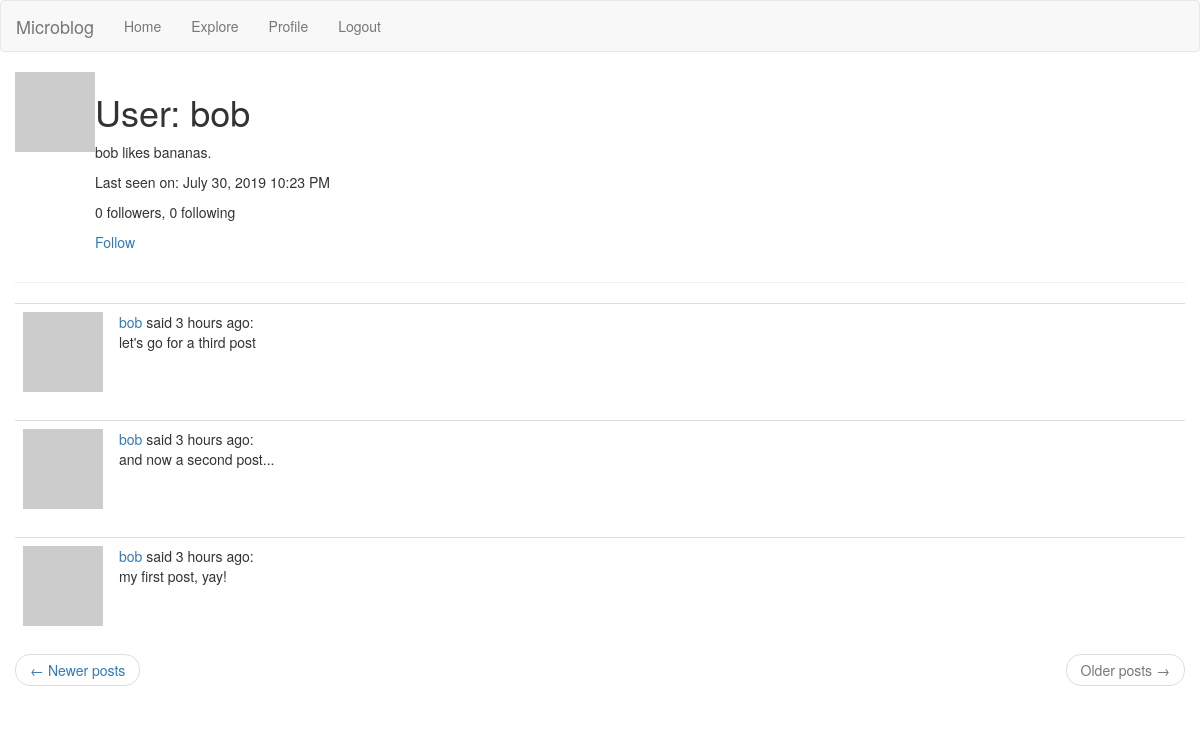
Page /user/bob?page=2 (signed in) on the committed database.
### app/models.py (models this page shows, shortened)
class User(UserMixin, db.Model):
  id = db.Column(db.Integer, primary_key=True)
  username = db.Column(db.String(64), index=True, unique=True)
  email = db.Column(db.String(120), index=True, unique=True)
  password_hash = db.Column(db.String(128))
  posts = db.relationship('Post', backref='author', lazy='dynamic')
  about_me = db.Column(db.String(140))
  last_seen = db.Column(db.DateTime, default=datetime.utcnow)
  followed = db.relationship(
    'User',
    secondary=followers,
    primaryjoin=(followers.c.follower_id == id),
    secondaryjoin=(followers.c.followed_id == id),
    backref=db.backref('followers', lazy='dynamic'),
    lazy='dynamic'
  )
  def avatar(self, size):
    digest = md5(self.email.lower().encode('utf-8')).hexdigest()
    return 'https://www.gravatar.com/avatar/{}?d=identicon&s={}'.format(digest, size)
  def is_following(self, user):
    return self.followed.filter(followers.c.followed_id == user.id).count() > 0

class Post(db.Model):
  id = db.Column(db.Integer, primary_key=True)
  body = db.Column(db.String(140))
  timestamp = db.Column(db.DateTime, index=True, default=datetime.utcnow)
  user_id = db.Column(db.Integer, db.ForeignKey('user.id'))

### app/main/routes.py (the view)
@bp.route('/user/<username>')
@login_required
def user(username):
  user = User.query.filter_by(username=username).first_or_404()
  page = request.args.get('page', 1, type=int)
  posts = user.posts.order_by(Post.timestamp.desc()).paginate(page, current_app.config['POSTS_PER_PAGE'], False)
  next_url = url_for('main.user', username=user.username, page=posts.next_num) if posts.has_next else None
  prev_url = url_for('main.user', username=user.username, page=posts.prev_num) if posts.has_prev else None
  return render_template('user.html', user=user, posts=posts.items, next_url=next_url, prev_url=prev_url)

### app/main/routes.py (called while the page is built)
@bp.before_request
def before_request():
  if current_user.is_authenticated:
    current_user.last_seen = datetime.utcnow()
    db.session.commit()
  g.locale = str(get_locale())

### app/models.py (called while the page is built)
@login.user_loader
def load_user(id):
  return User.query.get(int(id))

### app/templates/user.html
{% extends "base.html" %}
{% block app_content %}
  <table>
    <tr valign="top">
        <td><img src="{{ user.avatar(128) }}"></td>
        <td>
          <h1>{{ _('User') }}: {{ user.username }}</h1>
          {% if user.about_me %}<p>{{ user.about_me }}</p>{% endif %}
          {% if user.last_seen %}
          <p>{{ _('Last seen on') }}: {{ moment(user.last_seen).format('LLL') }}</p>
          {% endif %}
          <p>{{ user.followers.count() }} {{ _('followers') }}, {{ user.followed.count() }} {{ _('following') }}</p>
          {% if user == current_user %}
          <p><a href="{{ url_for('edit_profile') }}">{{ _('Edit your profile') }}</a></p>
          {% elif not current_user.is_following(user) %}
          <p><a href="{{ url_for('main.follow', username=user.username) }}">{{ _('Follow') }}</a></p>
          {% else %}
          <p><a href="{{ url_for('main.unfollow', username=user.username) }}">{{ _('Unfollow') }}</a></p>
          {% endif %}
        </td>
    </tr>
  </table>
  <hr>
  {% for post in posts %}
    {% include 'post.html' %}
  {% endfor %}
  <nav aria-label="...">
    <ul class="pager">
      <li class="previous{% if not prev_url %} disabled{% endif %}">
        <a href="{{ prev_url or '#' }}">
          <span aria-hidden="true">&larr;</span> {{ _('Newer posts') }}
        </a>
      </li>
      <li class="next{% if not next_url %} disabled{% endif %}">
        <a href="{{ next_url or '#' }}">
          {{ _('Older posts') }} <span aria-hidden="true">&rarr;</span>
        </a>
      </li>
    </ul>
  </nav>
{% endblock %}

### app/templates/post.html
<table class="table table-hover">
  <tr>
    <td width="70px">
      <a href="{{ url_for('main.user', username=post.author.username) }}">
        <img src="{{ post.author.avatar(70) }}" />
      </a>
    </td>
    <td>
      <a href="{{ url_for('main.user', username=post.author.username) }}">
        {{ post.author.username }}
      </a>
      {{ _('said') }} {{ moment(post.timestamp).fromNow() }}:
      <br>
      {{ post.body }}
    </td>
  </tr>
</table>

### rows in the picture
User: username "bob", about_me "bob likes bananas.", last_seen "July 30, 2019 10:23 PM"
Post: author.username "bob", timestamp "3 hours ago", body "let's go for a third post"
Post: author.username "bob", timestamp "3 hours ago", body "and now a second post..."
Post: author.username "bob", timestamp "3 hours ago", body "my first post, yay!"

### other values in the picture
{{ user.followers.count() }} "0"
{{ user.followed.count() }} "0"
